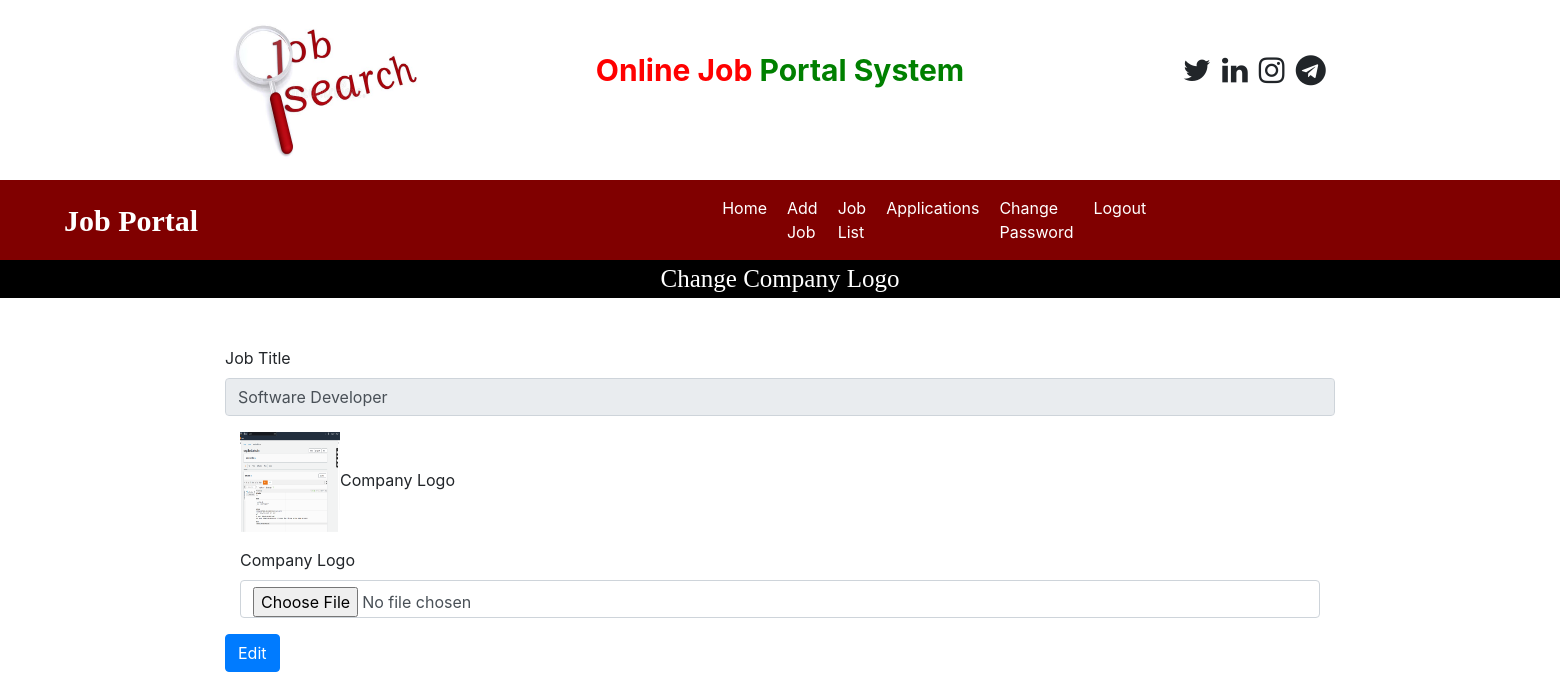
The app's page /change_company_logo/1 (signed in) with its own data.
### job/models.py (models this page shows, shortened)
class Job(models.Model):
    recruiter = models.ForeignKey(Recruiter, on_delete=models.CASCADE)
    start_date = models.DateField()
    end_date = models.DateField()
    image = models.FileField(null=True)
    title = models.CharField(max_length=100)
    salary = models.IntegerField()
    description = models.CharField(max_length=200)
    experience = models.CharField(max_length=50)
    location = models.CharField(max_length=100)
    skills = models.CharField(max_length=100)
    creation_date = models.DateField()

### job/views.py (the view, shortened to what this page needs)
# urls.py: path('change_company_logo/<int:pid>', change_company_logo, name="change_company_logo"),
def change_company_logo(request, pid):
    if not request.user.is_authenticated:
        return redirect('recruiter_login')
    error = ""
    job = Job.objects.get(id=pid)
    d = {'error': error, 'job': job}
    return render(request, 'change_company_logo.html', d)

### job/templates/change_company_logo.html (shortened to what this page needs)
{% load static %}
{% block body %}
{% include 'recruiter_navigations.html' %}
<div style="font-family:'Monotype Corsiva'; font-size:25px; color: white; background-color: black; text-align: center">
    Change Company Logo
</div>
<form class="container mt-5" name="signup" method="post" onsubmit="return checkPwd()" enctype="multipart/form-data">
    <div class="form-row">
        <div class="form-group col-md-12">
            <label>Job Title</label>
            <input type="text" class="form-control" name="title" value="{{job.title}}" readonly>
        </div>
    </div>
    <div class="form-group col-md-12">
        <img src="{{job.image.url}}" width="100" height="100">Company Logo
    </div>
    <div class="form-group col-md-12">
        <label>Company Logo</label>
        <input type="file" class="form-control" name="logo" required>
    </div>
    <input type="Submit" value="Edit" class="btn btn-primary">
</form>
{% endblock %}

### records on screen
Job: title "Software Developer", image (picture)
